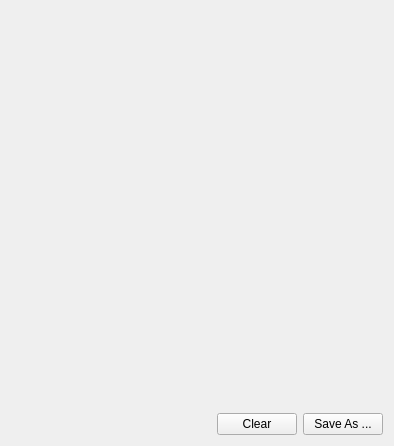
<?xml version="1.0" encoding="UTF-8"?>
<ui version="4.0">
 <class>DetailsPaneClass</class>
 <widget class="QWidget" name="DetailsPaneClass">
  <property name="geometry">
   <rect>
    <x>0</x>
    <y>0</y>
    <width>394</width>
    <height>446</height>
   </rect>
  </property>
  <property name="windowTitle">
   <string>DetailsPane</string>
  </property>
  <layout class="QVBoxLayout" name="verticalLayout">
   <property name="spacing">
    <number>0</number>
   </property>
   <item>
    <widget class="QStackedWidget" name="stackedWidget">
     <property name="sizePolicy">
      <sizepolicy hsizetype="Expanding" vsizetype="Expanding">
       <horstretch>30</horstretch>
       <verstretch>0</verstretch>
      </sizepolicy>
     </property>
     <property name="minimumSize">
      <size>
       <width>200</width>
       <height>200</height>
      </size>
     </property>
     <widget class="QWidget" name="page"/>
     <widget class="QWidget" name="page_2"/>
    </widget>
   </item>
   <item>
    <layout class="QHBoxLayout" name="horizontalLayout">
     <item>
      <spacer name="horizontalSpacer_2">
       <property name="orientation">
        <enum>Qt::Horizontal</enum>
       </property>
       <property name="sizeHint" stdset="0">
        <size>
         <width>40</width>
         <height>20</height>
        </size>
       </property>
      </spacer>
     </item>
     <item>
      <widget class="QPushButton" name="pushButton_3">
       <property name="text">
        <string>Clear</string>
       </property>
      </widget>
     </item>
     <item>
      <widget class="QPushButton" name="pushButton_4">
       <property name="text">
        <string>Save As ...</string>
       </property>
      </widget>
     </item>
    </layout>
   </item>
  </layout>
 </widget>
 <layoutdefault spacing="6" margin="11"/>
 <resources/>
 <connections/>
</ui>
